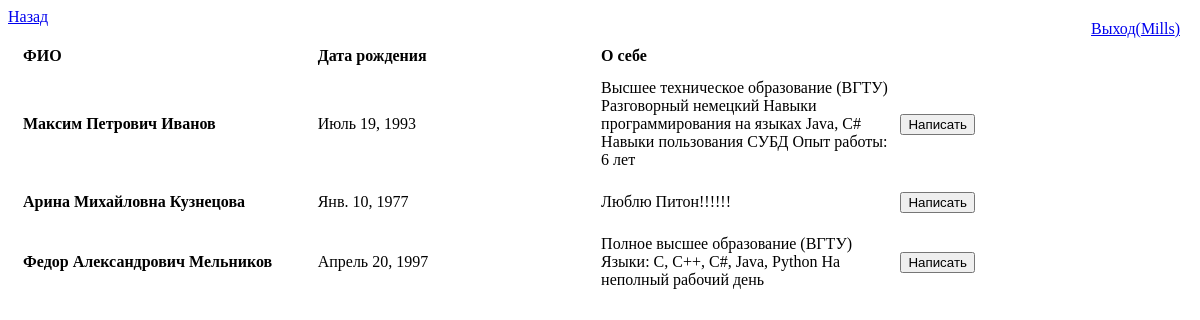
Screenshot of /ourHeadHunter/main_company/summary_list/response_company/ (signed in) with the database file from the repository.
### ourHeadHunter/models.py (models this page shows, shortened)
class User(AbstractUser):
    role = models.CharField(choices=ROLES, max_length=50, verbose_name='Тип пользователя')
    pass

class Person(models.Model):
    user = models.OneToOneField(settings.AUTH_USER_MODEL, on_delete=models.CASCADE)
    surname = models.CharField(max_length=50, verbose_name='Фамилия')
    first_name = models.CharField(max_length=50, verbose_name='Имя')
    second_name = models.CharField(max_length=50, verbose_name='Отчество')
    date_of_birth = models.DateField(verbose_name='Дата рождения')
    about = models.TextField(blank=True, null=True, verbose_name='О себе')

### ourHeadHunter/views.py (the view)
# urls.py: url('ourHeadHunter/main_company/summary_list/response_company/$', views.summary_list, name='summary_list'),
def summary_list(request):
    ctx = {}
    if request.method == "GET":
        if request.user.is_authenticated:
            resumes = Person.objects.all()
            ctx['resumes'] = resumes
    else:
        summary_list(request)
    return render(request, 'summary_list.html', ctx)

### ourHeadHunter/templates/summary_list.html (shortened to what this page needs)
<!DOCTYPE html>
<html lang="en">
<head>
</head>
<body>
    <a href="../">Назад</a>
    <a href="../logout" class = "logout" >Выход({{user.username}})</a>
    <table>
        <tr>
            <th>ФИО</th>
            <th>Дата рождения</th>
            <th>О себе</th>
            <th>      </th>
        </tr>
        {% for item in resumes %}
        <tr>
            <td><p><b>{{ item.first_name }}   {{ item.second_name }}   {{ item.surname }}</b></p></td>
            <td>{{ item.date_of_birth }}</td>
            <td>{{ item.about }}</td>
            <td><input value="Написать" type="button" onclick="location.href='response_company/{{item.id}}'" /></td>
        </tr>
        {% endfor %}
    </table>
</body>
</html>

### ourHeadHunter/templates/summary_list.html (style rules this page uses)
.logout { position: fixed; right: 10px; top: 10px; padding: 10px; }
TABLE { margin: 10px; }
TD, TH { text-align: left; padding: 3px; width: 350px; height: 30px; }
TH { border-bottom: 4px black; }

### rows the page displays
User: username "Mills"
Person: first_name "Максим", second_name "Петрович", surname "Иванов", date_of_birth "Июль 19, 1993", about "Высшее техническое образование (ВГТУ) Разговорный немецкий Навыки программирования на языках Java, C# Навыки пользования СУБД Опыт работы: 6 лет"
Person: first_name "Арина", second_name "Михайловна", surname "Кузнецова", date_of_birth "Янв. 10, 1977", about "Люблю Питон!!!!!!"
Person: first_name "Федор", second_name "Александрович", surname "Мельников", date_of_birth "Апрель 20, 1997", about "Полное высшее образование (ВГТУ) Языки: C, C++, C#, Java, Python На неполный рабочий день"
